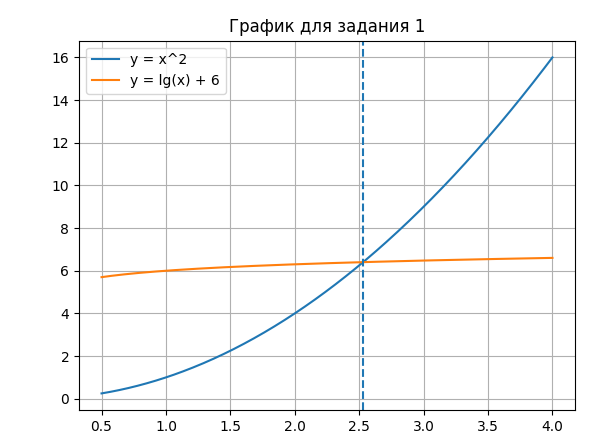

Source code (Python):
import numpy as np
import matplotlib.pyplot as plt

# функция итерации
def phi(x):
    return np.sqrt(np.log10(x) + 6)

# метод простых итераций
x = 2
eps = 0.001

while True:
    x_next = phi(x)
    if abs(x_next - x) < eps:
        break
    x = x_next

print("Корень:", x_next)

# построение графика
x_vals = np.linspace(0.5,4,400)
y1 = x_vals**2
y2 = np.log10(x_vals) + 6

plt.plot(x_vals,y1,label="y = x^2")
plt.plot(x_vals,y2,label="y = lg(x) + 6")
plt.axvline(x_next, linestyle="--")

plt.legend()
plt.grid()
plt.title("График для задания 1")
plt.show()
